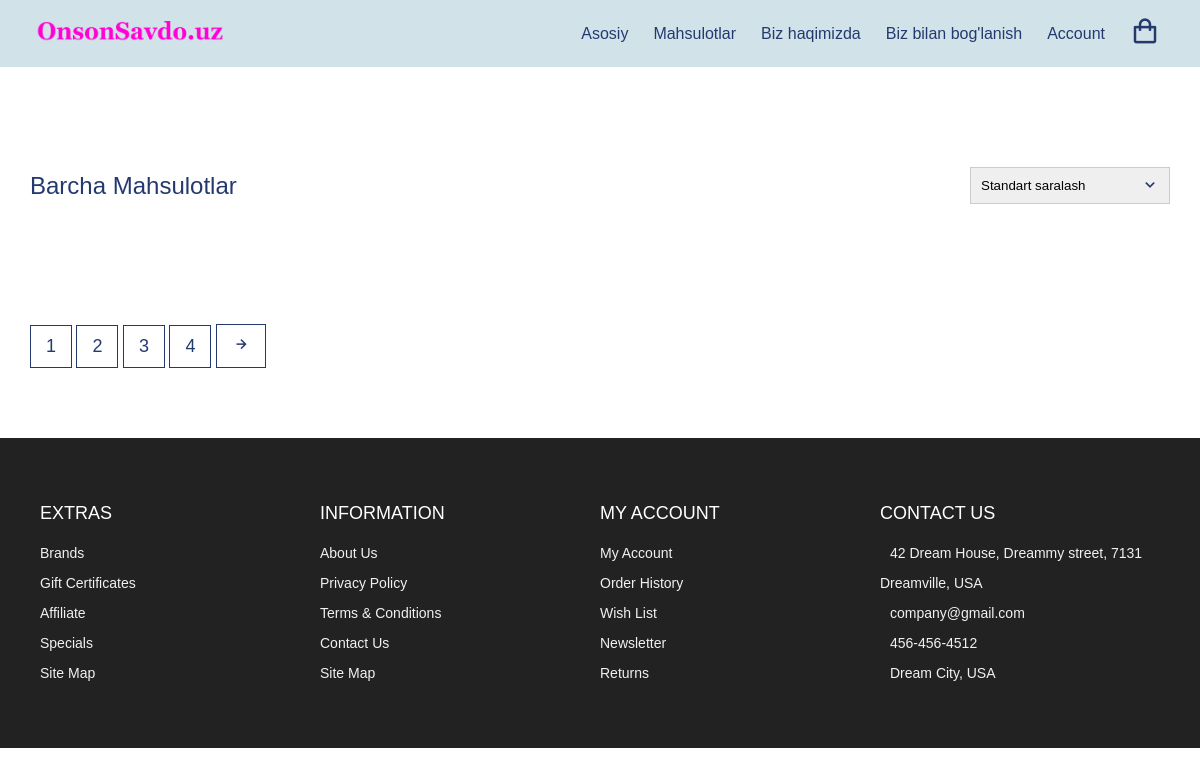
/product, run on an earlier commit of the app's database.
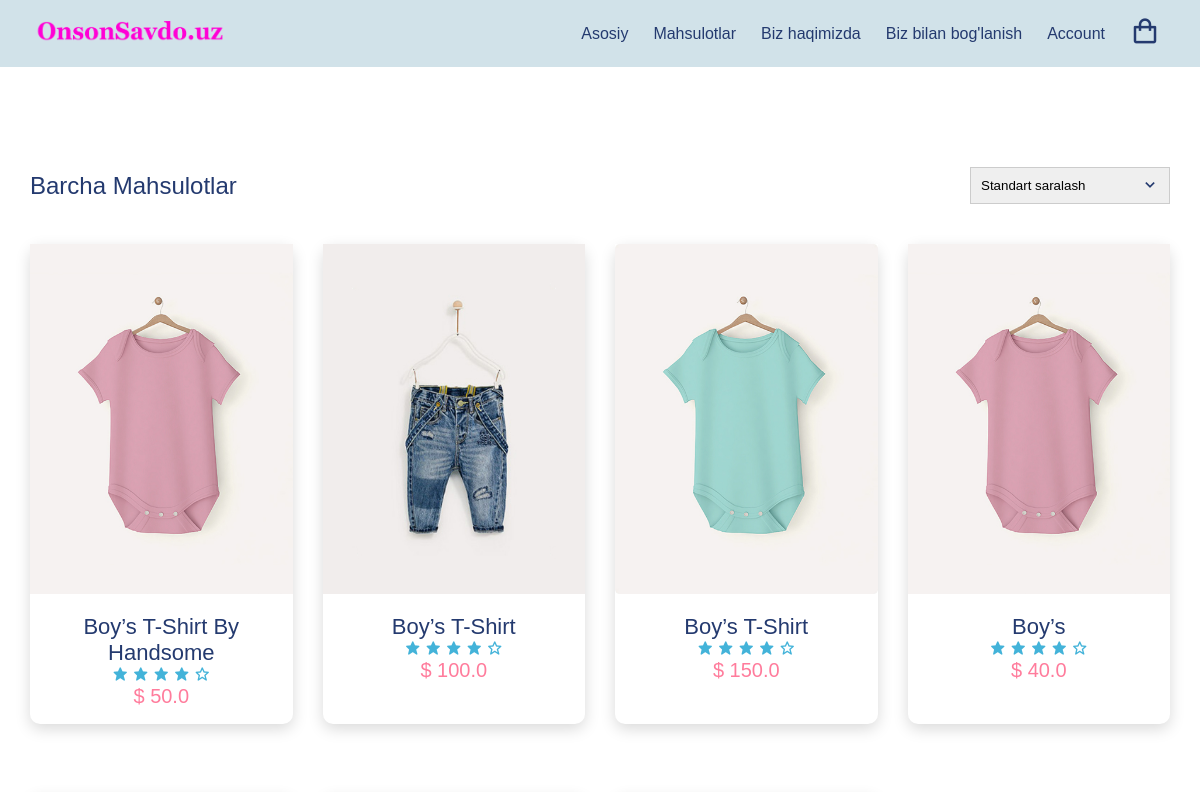
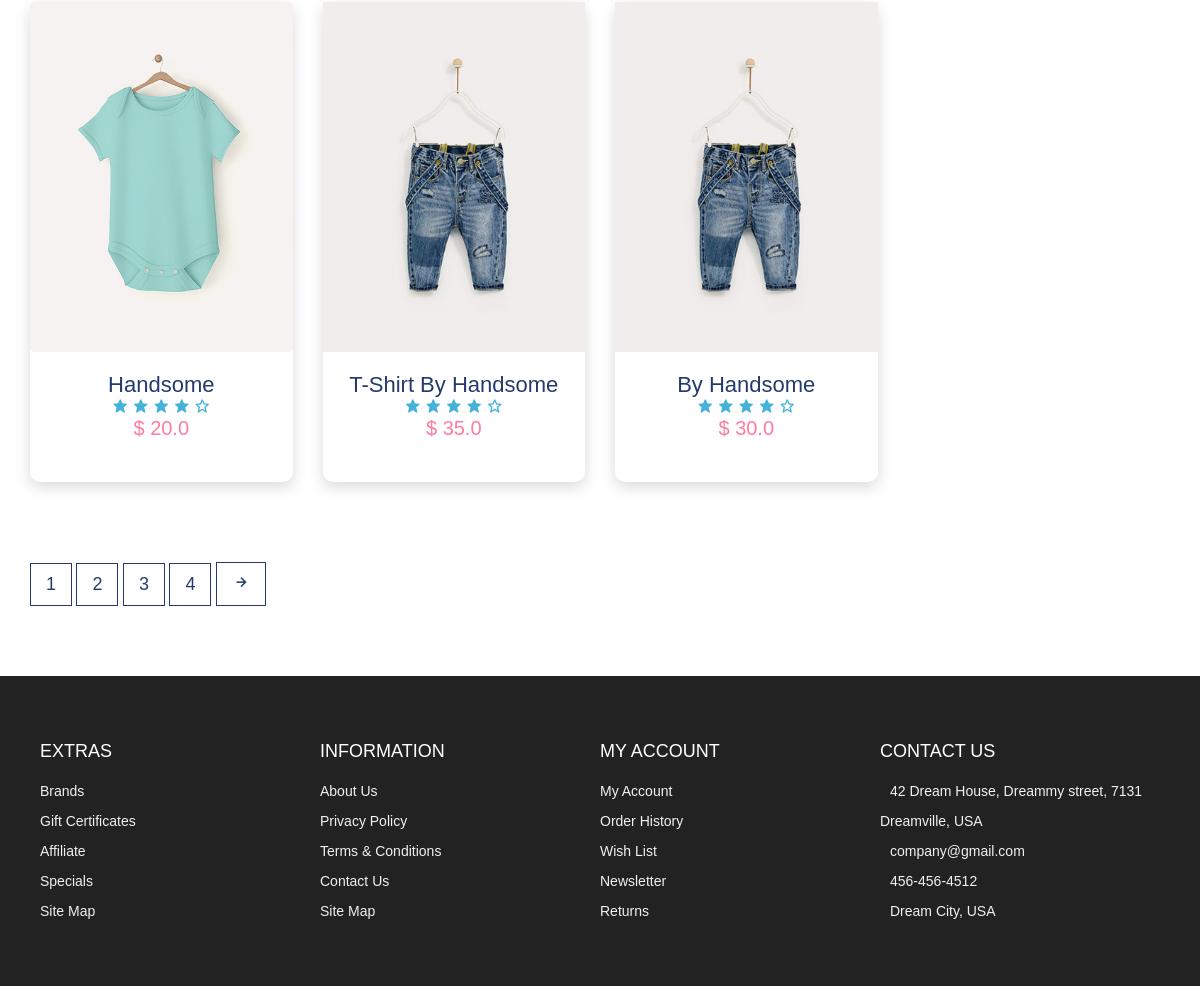
And on a later commit of the database (2 pictures, top to bottom).
### website/models.py (models this page shows, shortened)
class Product(models.Model):
    product_name = models.CharField(max_length=100)
    product_price = models.FloatField()
    product_size_id = models.ManyToManyField(Product_size, related_name="product")
    product_info = models.TextField(max_length=300)
    product_photo_1 = models.ImageField(upload_to="Product/%Y/%M/")
    product_photo_2 = models.ImageField(upload_to="Product/%Y/%M/", blank=True)
    product_photo_3 = models.ImageField(upload_to="Product/%Y/%M/", blank=True)
    product_photo_4 = models.ImageField(upload_to="Product/%Y/%M/", blank=True)
    product_photo_5 = models.ImageField(upload_to="Product/%Y/%M/", blank=True)
    class Meta:
        verbose_name = "Product"
        verbose_name_plural = "Product"

### website/views.py (the view)
# urls.py: path('product', views.product, name="product"),
def product(request):
    product = Product.objects.all()
    contaxt = {
        'product': product,
    }
    return render(request, 'home/product.html', contaxt)

### templates/home/product.html (shortened to what this page needs)
{% extends 'base.html' %}
{% load static %}
{% block content %}
<section class="section all-products" id="products">
    <div class="top container">
        <h1>Barcha Mahsulotlar</h1>
        <form>
            <select>
                <option value="1">Standart saralash</option>
            </select>
            <span><i class='bx bx-chevron-down'></i></span>
        </form>
    </div>
    <div class="product-center container">
        {% for product in product %}
        <div class="product">
            <div class="product-header">
                <img src="{{ product.product_photo_1.url }}" alt="">
            </div>
            <div class="product-footer">
                <a href="{% url 'product_details' product.id %}">
                    <h3>{{ product.product_name }}</h3>
                </a>
                <div class="rating">
                    <i class="bx bxs-star"></i>
                    <i class="bx bxs-star"></i>
                    <i class="bx bxs-star"></i>
                    <i class="bx bxs-star"></i>
                    <i class="bx bx-star"></i>
                </div>
                <h4 class="price">$ {{ product.product_price }}</h4>
            </div>
        </div>
        {% endfor %}
    </div>
</section>
<section class="pagination">
    <div class=" container">
        <span>1</span>
        <span>2</span>
        <span>3</span>
        <span>4</span>
        <span><i class='bx bx-right-arrow-alt'></i></span>
    </div>
</section>
{% endblock %}

### templates/base.html (shortened to what this page needs)
{% load static %}
<!DOCTYPE html>
<html lang="en">
<head>
    {% include 'includes/css.html' %}
</head>
<body>
        {% include 'includes/navbar.html' %}
    {% block content %}
    {% endblock %}
    {% include 'includes/footer.html' %}
</body>
</html>

### templates/includes/css.html (shortened to what this page needs)
{% load static %}
<link rel="stylesheet" href="https://cdn.jsdelivr.net/npm/boxicons@latest/css/boxicons.min.css" />
<link rel="stylesheet" href="{% static 'website/css/styles.css' %}" />

### templates/includes/navbar.html (shortened to what this page needs)
{% load static %}
<nav class="nav">
    <div class="navigation container">
        <div class="logo">
            <a href="{% url 'home' %}"><img src="{% static 'website/images/logo.png' %}" alt="OnsonSavdo.uz"
                    class="logopng"></a>
        </div>
        <div class="menu">
            <ul class="nav-list">
                <li class="nav-item">
                    <a href="{% url 'home' %}" class="nav-link">Asosiy</a>
                </li>
                <li class="nav-item">
                    <a href="{% url 'product' %}" class="nav-link">Mahsulotlar</a>
                </li>
                <li class="nav-item">
                    <a href="{% url 'about' %}" class="nav-link">Biz haqimizda</a>
                </li>
                <li class="nav-item">
                    <a href="{% url 'contact' %}" class="nav-link">Biz bilan bog'lanish</a>
                </li>
                <li class="nav-item">
                    <a href="{% url 'accaunt' %}" class="nav-link">Account</a>
                </li>
                <li class="nav-item">
                    <a href="#" class="nav-link icon"><i class="bx bx-shopping-bag"></i></a>
                </li>
            </ul>
        </div>
    </div>
</nav>

### templates/includes/footer.html (shortened to what this page needs)
<footer id="footer" class="section footer">
    <div class="container">
        <div class="footer-container">
            <div class="footer-center">
                <h3>EXTRAS</h3>
                <a href="#">Brands</a>
                <a href="#">Gift Certificates</a>
                <a href="#">Affiliate</a>
                <a href="#">Specials</a>
                <a href="#">Site Map</a>
            </div>
            <div class="footer-center">
                <h3>INFORMATION</h3>
                <a href="#">About Us</a>
                <a href="#">Privacy Policy</a>
                <a href="#">Terms & Conditions</a>
                <a href="#">Contact Us</a>
                <a href="#">Site Map</a>
            </div>
            <div class="footer-center">
                <h3>MY ACCOUNT</h3>
                <a href="#">My Account</a>
                <a href="#">Order History</a>
                <a href="#">Wish List</a>
                <a href="#">Newsletter</a>
                <a href="#">Returns</a>
            </div>
            <div class="footer-center">
                <h3>CONTACT US</h3>
                <div>
                    42 Dream House, Dreammy street, 7131 Dreamville, USA
                </div>
                <div>
                    company@gmail.com
                </div>
                <div>
                    456-456-4512
                </div>
                <div>
                    Dream City, USA
                </div>
            </div>
        </div>
    </div>
</footer>

### templates/includes/script.html (shortened to what this page needs)
{% load static %}

### static/website/css/styles.css (style rules this page uses)
:root { --white: #fff; --black: #222; --pink: #f60091; --grey: #444; --grey2: #959595; --grey-alt: #d1e2e9; --yellow: #ffd800; --green: #59b210; }
*, *::before, *::after { margin: 0; padding: 0; box-sizing: inherit; }
html { scroll-behavior: smooth; box-sizing: border-box; font-size: 62.5%; }
body { font-family: "Poppins", sans-serif; font-size: 1.6rem; font-weight: 400; background-color: #fff; color: #243a6f; position: relative; z-index: 1; }
h1, h2, h3, h4 { font-weight: 500; }
a { color: inherit; text-decoration: none; }
img { max-width: 100%; }
li { list-style: none; }
.container { max-width: 120rem; margin: 0 auto; }
@media only screen and (max-width: 1200px) { .container { padding: 0 3rem; } }
.nav { padding: 1.6rem 0; background-color: var(--grey-alt); }
.navigation { display: flex; align-items: center; justify-content: space-between; }
.logo a .logopng { width: 200px; }
.nav-list { display: flex; align-items: center; }
.nav-item:not(:last-child) { margin-right: 0.5rem; }
.nav-link:link, .nav-link:visited { padding: 0.8rem 1rem; transition: all 300ms ease-in-out; }
.nav-link.icon { font-size: 3rem; }
.section { padding: 10rem 0 5rem 0; }
.product-center { display: grid; grid-template-columns: repeat(auto-fit, minmax(25rem, 1fr)); gap: 7rem 3rem; }
.product { height: 48rem; background-color: #fff; box-shadow: 0 0.5rem 1.5rem rgba(0, 0, 0, 0.15); border-radius: 1rem; text-align: center; transition: all 300ms ease-in-out; }
.product-header { position: relative; height: 35rem; background-color: #f6f2f1; transition: all 300ms ease-in-out; z-index: 0; }
.product-header img { height: 100%; }
.product-footer { padding: 2rem 1.6rem 1.6rem 1.6rem; }
.product-footer h3 { font-size: 2.2rem; }
.rating { color: #43b3d9; }
.product-footer .price { color: #ff7c9c; font-size: 2rem; }
.footer { background-color: var(--black); padding: 6rem 1rem; line-height: 3rem; }
.footer-container { display: grid; grid-template-columns: repeat(4, 1fr); color: var(--white); }
.footer-center a:link, .footer-center a:visited { display: block; color: #f1f1f1; font-size: 1.4rem; transition: 0.6s; }
.footer-center div { color: #f1f1f1; font-size: 1.4rem; }
.footer-center h3 { font-size: 1.8rem; font-weight: 400; margin-bottom: 1rem; }
.section .top { display: flex; align-items: center; justify-content: space-between; margin-bottom: 4rem; }
.all-products .top select { font-family: "Poppins", sans-serif; width: 20rem; padding: 1rem; border: 1px solid #ccc; appearance: none; outline: none; }
form { position: relative; z-index: 1; }
form span { position: absolute; top: 50%; right: 1rem; transform: translateY(-50%); font-size: 2rem; z-index: 0; }
.pagination { padding: 3rem 0 5rem 0; }
.pagination span { display: inline-block; padding: 1rem 1.5rem; border: 1px solid #243a6f; font-size: 1.8rem; margin-bottom: 2rem; cursor: pointer; transition: all 300ms ease-in-out; }

What changed in the data, as far as the page shows it:
added Product: product_photo_1 (picture), product_name "Boy’s T-Shirt By Handsome", product_price "50.0"
added Product: product_photo_1 (picture), product_name "Boy’s T-Shirt", product_price "100.0"
added Product: product_photo_1 (picture), product_name "Boy’s T-Shirt", product_price "150.0"
added Product: product_photo_1 (picture), product_name "Boy’s", product_price "40.0"
added Product: product_photo_1 (picture), product_name "Handsome", product_price "20.0"
added Product: product_photo_1 (picture), product_name "T-Shirt By Handsome", product_price "35.0"
added Product: product_photo_1 (picture), product_name "By Handsome", product_price "30.0"
